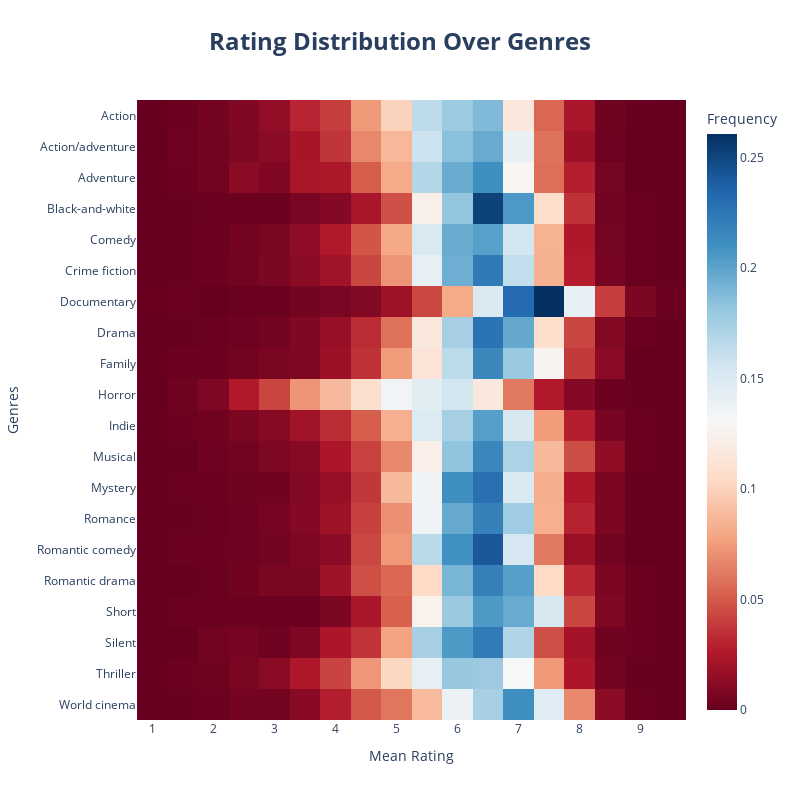

The notebook cell saved with this chart:
### Markdown cell above
## GRAPH: Heat map with rating distribution per genre, from jake's code

### Code cell
df_genres_heatmap = pd.crosstab(df_movies_tmdb_ratings['genres'],df_movies_tmdb_ratings['averageRating'].apply(lambda x: round(x*2)/2), normalize='index')

# Create the heatmap with Plotly
fig = px.imshow(
    df_genres_heatmap,
    color_continuous_scale='RdBu',
    labels={'x': 'Average Rating', 'y': 'Genres'},  
    title='Rating Distribution Over Genres'
)

# Customize the layout
fig.update_layout(
    title={'text': 'Rating Distribution Over Genres',
           'font': {'size': 24, 'weight': 'bold'}, 'x': 0.5, 'xanchor': 'center'},
    xaxis_title='Mean Rating',
    yaxis_title='Genres',
    template='plotly_white',
    height=800,  
    width=800,

    xaxis=dict(
        tickmode='linear',  
        tickvals=df_genres_heatmap.columns.tolist() 
    ),

    coloraxis_colorbar=dict(
        title='Frequency', 
    )
)

fig.update_traces(
    hovertemplate='Frequency=%{z}<br>Genre=%{y}<br>Rating Binned=%{x}'  
)

# Show the figure
fig.show()

### Figure 1 — Plotly figure (JSON) as saved in the notebook; plotly's stock layout.template omitted (floating-point values rounded to 4 significant figures; data arrays with more than 128 entries replaced by an {"elided": "..."} marker saying what was removed)
{"data": [{"coloraxis": "coloraxis", "hovertemplate": "Frequency=%{z}<br>Genre=%{y}<br>Rating Binned=%{x}", "name": "0", "type": "heatmap", "x": [1, 1.5, 2, 2.5, 3, 3.5, 4, 4.5, 5, 5.5, 6, 6.5, 7, 7.5, 8, 8.5, 9, 9.5], "xaxis": "x", "y": ["Action", "Action/adventure", "Adventure", "Black-and-white", "Comedy", "Crime fiction", "Documentary", "Drama", "Family", "Horror", "Indie", "Musical", "Mystery", "Romance", "Romantic comedy", "Romantic drama", "Short", "Silent", "Thriller", "World cinema"], "yaxis": "y", "z": {"elided": "20x18 float values"}}], "layout": {"coloraxis": {"colorbar": {"title": {"text": "Frequency"}}, "colorscale": [[0, "rgb(103,0,31)"], [0.1, "rgb(178,24,43)"], [0.2, "rgb(214,96,77)"], [0.3, "rgb(244,165,130)"], [0.4, "rgb(253,219,199)"], [0.5, "rgb(247,247,247)"], [0.6, "rgb(209,229,240)"], [0.7, "rgb(146,197,222)"], [0.8, "rgb(67,147,195)"], [0.9, "rgb(33,102,172)"], [1, "rgb(5,48,97)"]]}, "height": 800, "title": {"font": {"size": 24, "weight": "bold"}, "text": "Rating Distribution Over Genres", "x": 0.5, "xanchor": "center"}, "width": 800, "xaxis": {"anchor": "y", "constrain": "domain", "domain": [0, 1], "scaleanchor": "y", "tickmode": "linear", "tickvals": [1, 1.5, 2, 2.5, 3, 3.5, 4, 4.5, 5, 5.5, 6, 6.5, 7, 7.5, 8, 8.5, 9, 9.5], "title": {"text": "Mean Rating"}}, "yaxis": {"anchor": "x", "autorange": "reversed", "constrain": "domain", "domain": [0, 1], "title": {"text": "Genres"}}}}
